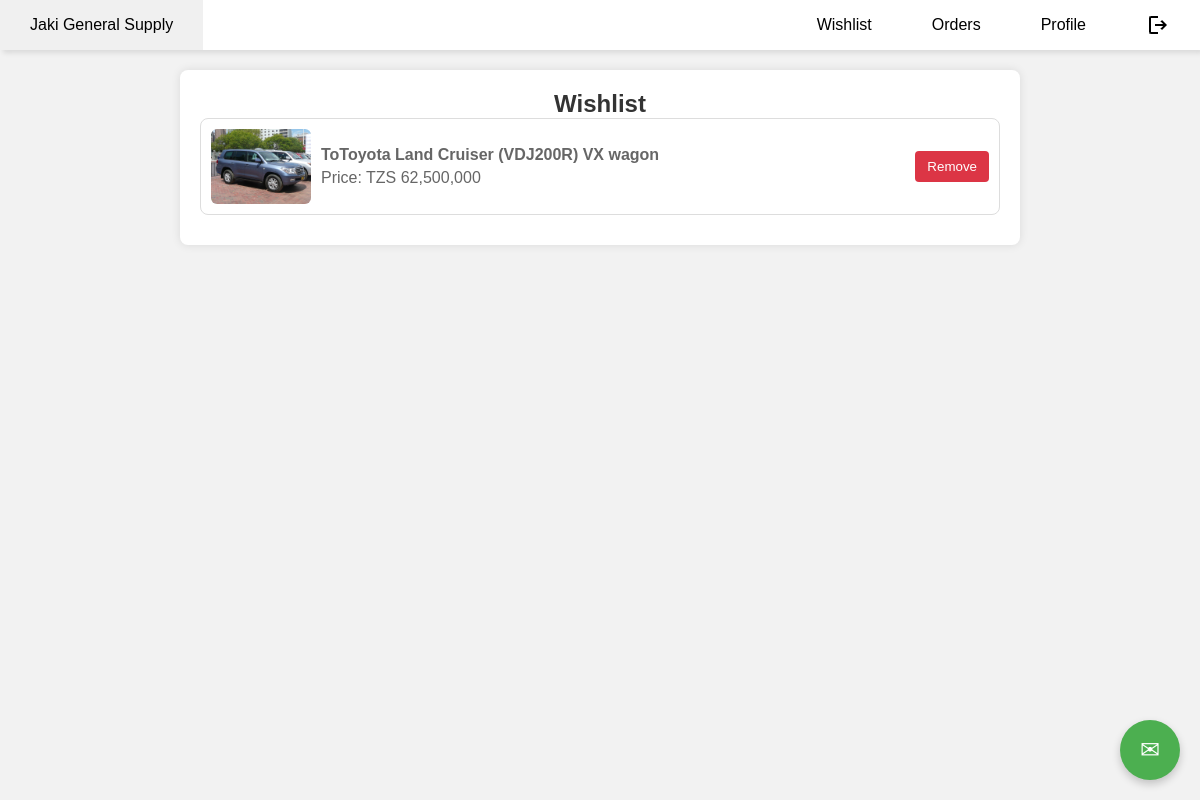
Screenshot of /wishlist.php (signed in) with the database file from the repository.
### tables this page shows
CREATE TABLE `wishlist` (
  `id` int(11) NOT NULL,
  `user_id` int(11) NOT NULL,
  `car_id` int(11) NOT NULL
);

CREATE TABLE `cars` (
  `id` int(11) NOT NULL,
  `brand` varchar(50) NOT NULL,
  `model` varchar(50) NOT NULL,
  `seats_no` int(11) NOT NULL,
  `doors` enum('2','3','4','5') NOT NULL,
  `fuel` enum('Petrol','Diesel','Gas','Electric','Hybrid/Petrol') NOT NULL,
  `transmission` enum('Automatic','Manual','CVT') NOT NULL,
  `wheel` enum('2WD','4WD') NOT NULL,
  `color` enum('Pearl white','Metallic maroon','Gray','Matte black','Blue','Silver','Black') NOT NULL,
  `mileage` int(11) NOT NULL,
  `year` int(11) NOT NULL,
  `image` varchar(255) NOT NULL,
  `created_at` timestamp NOT NULL DEFAULT current_timestamp(),
  `price` decimal(15,2) NOT NULL DEFAULT 0.00
);

### wishlist.php (the view, shortened to what this page needs)
<?php
include 'db_connect.php';
$user_id = $_SESSION['user_id'];
$wishlist_sql = "SELECT w.id AS wishlist_id, c.id AS car_id, c.brand, c.model, c.price, c.image
                 FROM wishlist w
                 INNER JOIN cars c ON w.car_id = c.id
                 WHERE w.user_id = '$user_id'";
$wishlist_result = $conn->query($wishlist_sql);
?>
<!DOCTYPE html>
<html lang="en">
<head>
</head>
<body>
    <?php include 'header_customer.php'; ?>
    <div class="container">
        <h2>Wishlist</h2>
        <?php
        if ($wishlist_result->num_rows > 0) {
            while ($row = $wishlist_result->fetch_assoc()) {
                echo '<div class="wishlist-item">';
                echo '<img src="' . $row['image'] . '" alt="' . $row['brand'] . ' ' . $row['model'] . '" class="car-image">';
                echo '<div class="details">';
                echo '<p><strong>' . ' ' . $row['model'] . '</strong></p>';
                echo '<p>Price: TZS ' . number_format($row['price']) . '</p>';
                echo '</div>';
                echo '<form action="wishlist.php" method="POST" style="margin: 0;">';
                echo '<button type="submit" class="remove-button">Remove</button>';
                echo '</form>';
                echo '</div>';
            }
        } else {
            echo '<p>No items in wishlist.</p>';
        }
        ?>
    </div>
    <button class="feedback-button" onclick="toggleFeedbackForm()">&#9993;</button>
</body>
</html>

### header_admin.css (style rules this page uses)
* { margin: 0; padding: 0; }
body { min-height: 100vh; background-size: cover; background-repeat: no-repeat; background-position: center; font-family: Verdana, Geneva, Tahoma, sans-serif; }

### wishlist.php (style rules this page uses)
body { font-family: Arial, sans-serif; background-color: #f2f2f2; margin: 0; padding: 0; }
.container { max-width: 800px; margin: 20px auto; background-color: #fff; padding: 20px; border-radius: 8px; box-shadow: 0 0 10px rgba(0,0,0,0.1); }
h2 { text-align: center; color: #333; }
.wishlist-item { border: 1px solid #ddd; margin-bottom: 10px; padding: 10px; display: flex; align-items: center; background-color: #fff; border-radius: 8px; }
.car-image { width: 100px; height: auto; margin-right: 10px; border-radius: 6px; }
.details { flex: 1; }
.details p { margin: 5px 0; color: #666; }
.remove-button, .process-button { background-color: #dc3545; color: #fff; padding: 8px 12px; border: none; cursor: pointer; border-radius: 4px; margin-left: 10px; }
.feedback-button { position: fixed; bottom: 20px; right: 20px; background-color: #4CAF50; color: white; border: none; border-radius: 50%; width: 60px; height: 60px; font-size: 24px; cursor: pointer; box-shadow: 0 4px 8px rgba(0, 0, 0, 0.2); display: flex; align-items: center; justify-content: center; }

### rows the page displays
wishlist: car.brand (picture), car.model "ToToyota Land Cruiser (VDJ200R) VX wagon", car.price "62,500,000"
